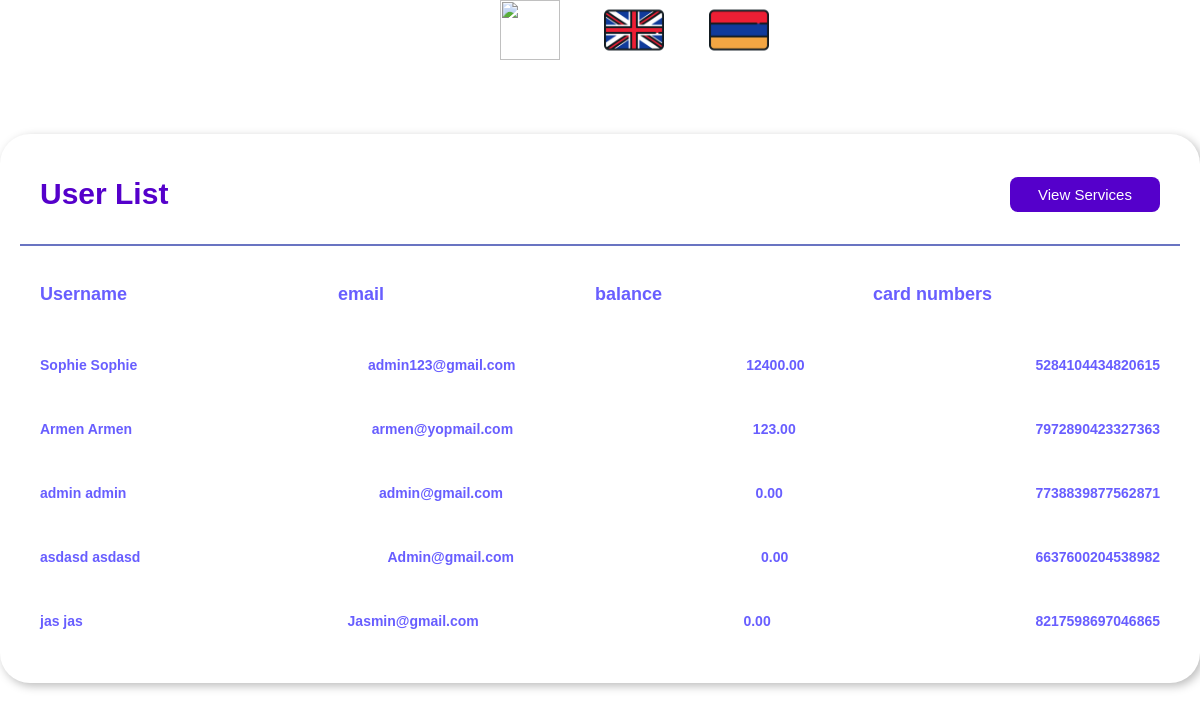
The app's page /en/users, older data.
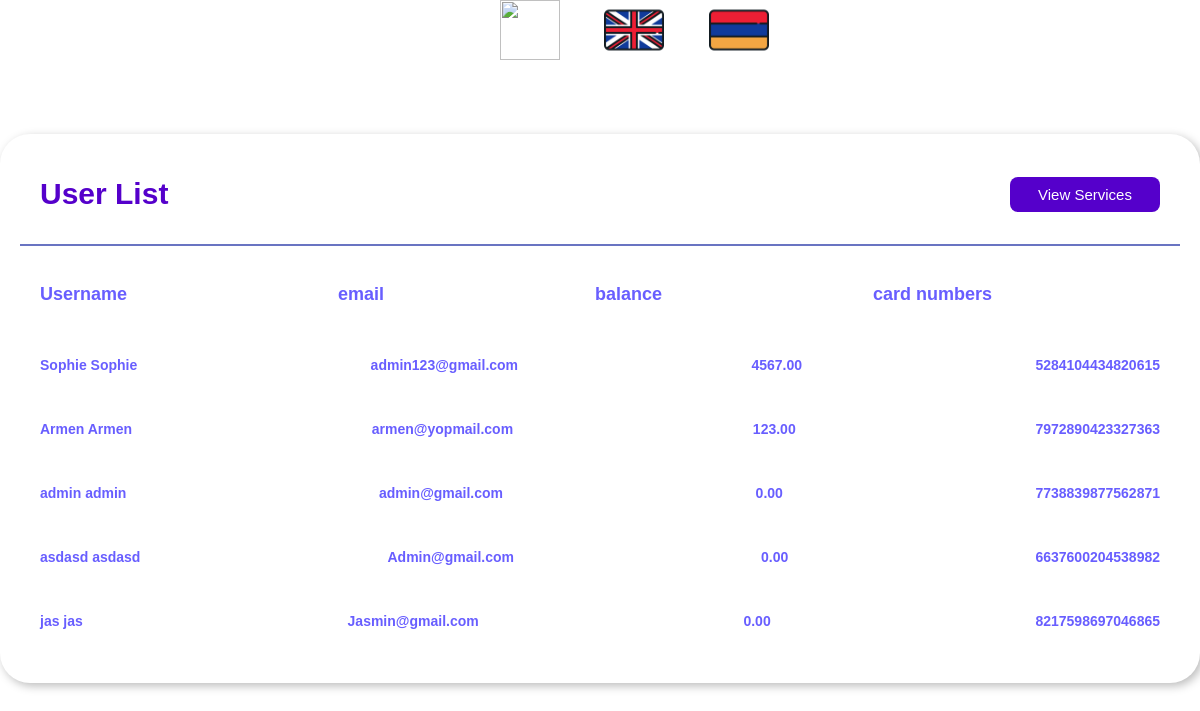
The same page, newer data.
### User/models.py (models this page shows, shortened)
class Profile(models.Model):
    user = models.OneToOneField(User, on_delete=models.CASCADE)
    card_number = models.CharField(max_length=16, default="")
    bank_account = models.IntegerField(default=0)
    card_account = models.IntegerField(default=0)
    balance = models.DecimalField(max_digits=10, decimal_places=2, default=0)
    pin_code = models.IntegerField()
    bank = models.CharField(max_length=40, default="")

class User(AbstractBaseUser, PermissionsMixin):
    email = models.EmailField(unique=True, max_length=40)
    first_name = models.CharField(max_length=40)
    last_name = models.CharField(max_length=40)
    created_at = models.DateTimeField(default=timezone.now)
    is_active = models.BooleanField(default=True)
    is_staff = models.BooleanField(default=False)
    is_superuser = models.BooleanField(default=False)
    objects = CustomUserManager()
    USERNAME_FIELD = 'email'
    REQUIRED_FIELDS = ['first_name', 'last_name']
    class Meta:
        verbose_name = 'User'
        verbose_name_plural = 'Users'

### User/views.py (the view)
class UserList(TemplateView):
    template_name = "profile/worker1.html"
    def get_context_data(self, **kwargs):
        context = super().get_context_data(**kwargs)
        profiles = Profile.objects.all()
        context['profiles'] = profiles
        return context

### templates/profile/worker1.html (shortened to what this page needs)
{% load static %}
{%load i18n %}
<!DOCTYPE html>
<html lang="en">
<head>
    <link rel="stylesheet" href="{% static 'css/main_base.css' %}">
</head>
<body>
<div class="language">
    <a href="#" onclick="changeLanguage('ru')" role="button"><img src ="{% static 'img/russia.png' %}"></a>
   <a href="#" onclick="changeLanguage('en')" role="button"><img src ="{% static 'img/united-kingdom.png' %}"></a>
     <a href="#" onclick="changeLanguage('hy')" role="button"><img src ="{% static 'img/armenia.png' %}"></a>
    </div>
<link rel="stylesheet" href="{% static 'css/worker.css' %}">
<div class="report-container">
                <div class="report-header">
                    <h1 class="recent-Articles">{% trans "User List" %}</h1>
                    <button class="view"><a href="{% url 'service:worker' %}" >{% trans "View Services"%}</a></button>
                </div>
                <div class="report-body">
                    <div class="report-topic-heading">
                        <h3 class="t-op">{% trans "Username" %}</h3>
                        <h3 class="t-op">{%  trans "email" %}</h3>
                        <h3 class="t-op">{% trans "balance" %}</h3>
                        <h3 class="t-op">{% trans "card numbers" %}</h3>
                    </div>
                    {% for profile in profiles %}
                    <div class="items">
                        <div class="item1">
                            <h3 class="t-op-nextlvl">{{ profile.user.first_name }} {{ profile.user.first_name }}</h3>
                            <h3 class="t-op-nextlvl">{{ profile.user.email}}</h3>
                            <h3 class="t-op-nextlvl">{{ profile.balance }}</h3>
                        <h3 class="t-op-nextlvl">{{ profile.card_number }}</h3>
                        </div>
                        {%  endfor %}
                    </div>
                </div>
            </div>

Row changes from the older to the newer data that the page shows:
changed Profile "Sophie": balance "12400.00" → "4567.00"
